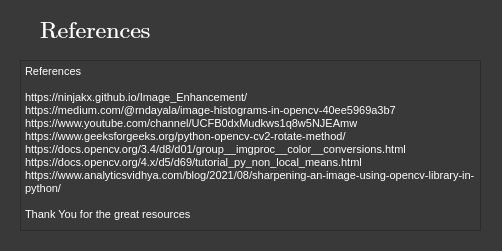
<?xml version="1.0" encoding="UTF-8"?>
<ui version="4.0">
 <class>References</class>
 <widget class="QWidget" name="References">
  <property name="geometry">
   <rect>
    <x>0</x>
    <y>0</y>
    <width>502</width>
    <height>251</height>
   </rect>
  </property>
  <property name="windowTitle">
   <string>References</string>
  </property>
  <property name="windowIcon">
   <iconset>
    <normaloff>../component/window/information.png</normaloff>../component/window/information.png</iconset>
  </property>
  <property name="styleSheet">
   <string notr="true">background-color: rgb(57, 57, 57);
color: rgb(255, 255, 255);</string>
  </property>
  <widget class="QTextEdit" name="textEdit">
   <property name="geometry">
    <rect>
     <x>20</x>
     <y>60</y>
     <width>461</width>
     <height>171</height>
    </rect>
   </property>
   <property name="html">
    <string>&lt;!DOCTYPE HTML PUBLIC &quot;-//W3C//DTD HTML 4.0//EN&quot; &quot;http://www.w3.org/TR/REC-html40/strict.dtd&quot;&gt;
&lt;html&gt;&lt;head&gt;&lt;meta name=&quot;qrichtext&quot; content=&quot;1&quot; /&gt;&lt;style type=&quot;text/css&quot;&gt;
p, li { white-space: pre-wrap; }
&lt;/style&gt;&lt;/head&gt;&lt;body style=&quot; font-family:'MS Shell Dlg 2'; font-size:8.25pt; font-weight:400; font-style:normal;&quot;&gt;
&lt;p style=&quot; margin-top:0px; margin-bottom:0px; margin-left:0px; margin-right:0px; -qt-block-indent:0; text-indent:0px;&quot;&gt;References &lt;/p&gt;
&lt;p style=&quot;-qt-paragraph-type:empty; margin-top:0px; margin-bottom:0px; margin-left:0px; margin-right:0px; -qt-block-indent:0; text-indent:0px;&quot;&gt;&lt;br /&gt;&lt;/p&gt;
&lt;p style=&quot; margin-top:0px; margin-bottom:0px; margin-left:0px; margin-right:0px; -qt-block-indent:0; text-indent:0px;&quot;&gt;https://ninjakx.github.io/Image_Enhancement/&lt;/p&gt;
&lt;p style=&quot; margin-top:0px; margin-bottom:0px; margin-left:0px; margin-right:0px; -qt-block-indent:0; text-indent:0px;&quot;&gt;https://medium.com/@rndayala/image-histograms-in-opencv-40ee5969a3b7&lt;/p&gt;
&lt;p style=&quot; margin-top:0px; margin-bottom:0px; margin-left:0px; margin-right:0px; -qt-block-indent:0; text-indent:0px;&quot;&gt;https://www.youtube.com/channel/UCFB0dxMudkws1q8w5NJEAmw&lt;/p&gt;
&lt;p style=&quot; margin-top:0px; margin-bottom:0px; margin-left:0px; margin-right:0px; -qt-block-indent:0; text-indent:0px;&quot;&gt;https://www.geeksforgeeks.org/python-opencv-cv2-rotate-method/&lt;/p&gt;
&lt;p style=&quot; margin-top:0px; margin-bottom:0px; margin-left:0px; margin-right:0px; -qt-block-indent:0; text-indent:0px;&quot;&gt;https://docs.opencv.org/3.4/d8/d01/group__imgproc__color__conversions.html&lt;/p&gt;
&lt;p style=&quot; margin-top:0px; margin-bottom:0px; margin-left:0px; margin-right:0px; -qt-block-indent:0; text-indent:0px;&quot;&gt;https://docs.opencv.org/4.x/d5/d69/tutorial_py_non_local_means.html&lt;/p&gt;
&lt;p style=&quot; margin-top:0px; margin-bottom:0px; margin-left:0px; margin-right:0px; -qt-block-indent:0; text-indent:0px;&quot;&gt;https://www.analyticsvidhya.com/blog/2021/08/sharpening-an-image-using-opencv-library-in-python/&lt;/p&gt;
&lt;p style=&quot;-qt-paragraph-type:empty; margin-top:0px; margin-bottom:0px; margin-left:0px; margin-right:0px; -qt-block-indent:0; text-indent:0px;&quot;&gt;&lt;br /&gt;&lt;/p&gt;
&lt;p style=&quot; margin-top:0px; margin-bottom:0px; margin-left:0px; margin-right:0px; -qt-block-indent:0; text-indent:0px;&quot;&gt;Thank You for the great resources&lt;/p&gt;&lt;/body&gt;&lt;/html&gt;</string>
   </property>
  </widget>
  <widget class="QLabel" name="label">
   <property name="geometry">
    <rect>
     <x>40</x>
     <y>10</y>
     <width>121</width>
     <height>41</height>
    </rect>
   </property>
   <property name="font">
    <font>
     <family>Cambria Math</family>
     <pointsize>18</pointsize>
    </font>
   </property>
   <property name="text">
    <string>References</string>
   </property>
  </widget>
 </widget>
 <resources/>
 <connections/>
</ui>
